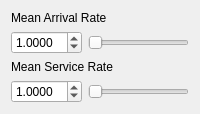
         <widget class="QWidget" name="tabFixedRate">
          <attribute name="title">
           <string>Fixed Rate</string>
          </attribute>
          <layout class="QVBoxLayout" name="verticalLayout_2">
           <item>
            <widget class="QLabel" name="label_2">
             <property name="text">
              <string>Mean Arrival Rate</string>
             </property>
            </widget>
           </item>
           <item>
            <layout class="QHBoxLayout" name="horizontalLayout">
             <property name="bottomMargin">
              <number>0</number>
             </property>
             <item>
              <widget class="QDoubleSpinBox" name="spnLambda">
               <property name="sizePolicy">
                <sizepolicy hsizetype="Fixed" vsizetype="Fixed">
                 <horstretch>0</horstretch>
                 <verstretch>0</verstretch>
                </sizepolicy>
               </property>
               <property name="decimals">
                <number>4</number>
               </property>
               <property name="maximum">
                <double>99.000000000000000</double>
               </property>
               <property name="singleStep">
                <double>0.500000000000000</double>
               </property>
               <property name="value">
                <double>1.000000000000000</double>
               </property>
              </widget>
             </item>
             <item>
              <widget class="QSlider" name="sldLambda">
               <property name="sizePolicy">
                <sizepolicy hsizetype="Expanding" vsizetype="Fixed">
                 <horstretch>0</horstretch>
                 <verstretch>0</verstretch>
                </sizepolicy>
               </property>
               <property name="styleSheet">
                <string notr="true"/>
               </property>
               <property name="maximum">
                <number>99</number>
               </property>
               <property name="orientation">
                <enum>Qt::Horizontal</enum>
               </property>
              </widget>
             </item>
            </layout>
           </item>
           <item>
            <widget class="QLabel" name="label_3">
             <property name="styleSheet">
              <string notr="true"/>
             </property>
             <property name="text">
              <string>Mean Service Rate</string>
             </property>
             <property name="margin">
              <number>0</number>
             </property>
            </widget>
           </item>
           <item>
            <layout class="QHBoxLayout" name="horizontalLayout_2">
             <property name="spacing">
              <number>6</number>
             </property>
             <property name="bottomMargin">
              <number>0</number>
             </property>
             <item>
              <widget class="QDoubleSpinBox" name="spnMu">
               <property name="minimumSize">
                <size>
                 <width>0</width>
                 <height>0</height>
                </size>
               </property>
               <property name="decimals">
                <number>4</number>
               </property>
               <property name="maximum">
                <double>99.000000000000000</double>
               </property>
               <property name="singleStep">
                <double>0.500000000000000</double>
               </property>
               <property name="value">
                <double>1.000000000000000</double>
               </property>
              </widget>
             </item>
             <item>
              <widget class="QSlider" name="sldMu">
               <property name="maximum">
                <number>99</number>
               </property>
               <property name="orientation">
                <enum>Qt::Horizontal</enum>
               </property>
              </widget>
             </item>
            </layout>
           </item>
           <item>
            <spacer name="verticalSpacer_2">
             <property name="orientation">
              <enum>Qt::Vertical</enum>
             </property>
             <property name="sizeHint" stdset="0">
              <size>
               <width>20</width>
               <height>0</height>
              </size>
             </property>
            </spacer>
           </item>
          </layout>
         </widget>
